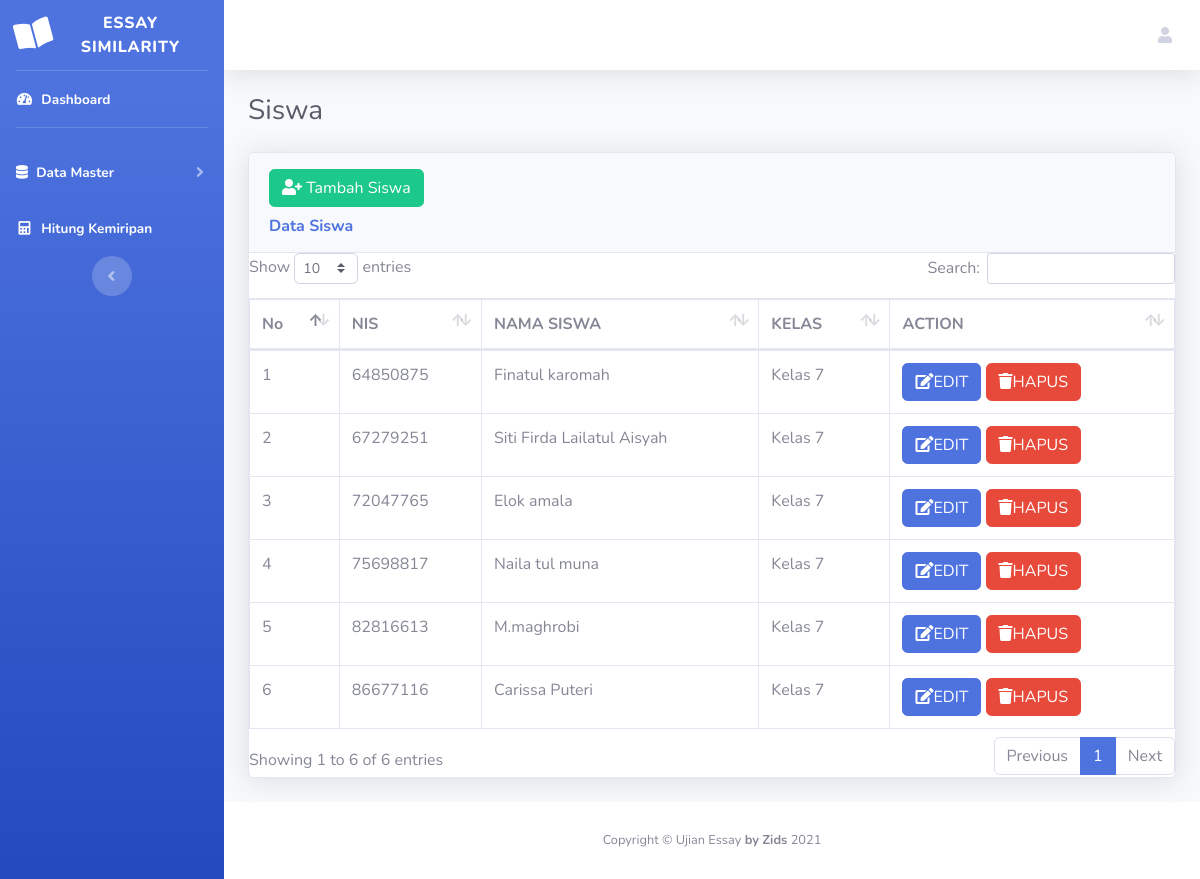
/siswa/siswa.php (signed in), run on the app's committed database.
### tables this page shows
CREATE TABLE `siswa` (
  `nis` int(10) NOT NULL,
  `nama_siswa` varchar(100) NOT NULL,
  `id_kelas` int(10) DEFAULT NULL
);

CREATE TABLE `kelas` (
  `id_kelas` int(10) NOT NULL,
  `nama_kelas` varchar(50) NOT NULL
);

### siswa/siswa.php (the view)
<?php
include("../koneksi/koneksi.php");
include("../head.php");
?>
<?php include("../body.php") ?>
<div class="container-fluid">
    <h1 class="h3 mb-4 text-gray-800">Siswa</h1>
    <div class="card shadow mb-4">
        <div class="card-header py-3">
            <a href="tambahsiswa.php"><button type="button" class="btn btn-success" style="margin-bottom: 10px;">
                    <i class="fa fa-user-plus"></i> Tambah Siswa</button></a>
            <h6 class="m-0 font-weight-bold text-primary">Data Siswa</h6>
        </div>
        <div class="table-responsive">
            <table class="table table-bordered" id="dataTable" width="100%" cellspacing="0">
                <thead>
                    <tr>
                        <th>No</th>
                        <th>NIS</th>
                        <th>NAMA SISWA</th>
                        <th>KELAS</th>
                        <th>ACTION</th>
                    </tr>
                </thead>
                <tbody>
                    <?php
                    $no = 1;
                    $data = mysqli_query($db, "SELECT * FROM siswa INNER JOIN kelas on siswa.id_kelas=kelas.id_kelas;");
                    while ($d = mysqli_fetch_array($data)) {
                    ?>
                        <tr>
                            <td><?php echo $no++; ?></td>
                            <td><?php echo $d['nis']; ?></td>
                            <td><?php echo $d['nama_siswa']; ?></td>
                            <td><?php echo $d['nama_kelas']; ?></td>
                            <td>
                                <a href="editsiswa.php?nis=<?php echo $d['nis']; ?>" class="btn btn-primary modal_edit">
                                    <i class="fa fa-edit"></i>EDIT</a>
                                <a href="hapussiswa.php?nis=<?php echo $d['nis']; ?>" onclick="javascript: return confirm('Anda yakin hapus ?')" class="btn btn-danger modal_delete">
                                    <i class="fa fa-trash"></i>HAPUS</a>
                            </td>
                        </tr>
                    <?php } ?>
                </tbody>
            </table>
        </div>
    </div>
</div>
<?php include("../foot.php") ?>

### head.php (shortened to what this page needs)
<!DOCTYPE html>
<html lang="en">
<head>
    <link href="../vendor/fontawesome-free/css/all.min.css" rel="stylesheet" type="text/css">
    <link href="../css/sb-admin-2.min.css" rel="stylesheet">
    <link href="../vendor/datatables/dataTables.bootstrap4.min.css" rel="stylesheet">

### body.php (shortened to what this page needs)
</head>
<body id="page-top">
    <div id="wrapper">
        <ul class="navbar-nav bg-gradient-primary sidebar sidebar-dark accordion" id="accordionSidebar">
            <a class="sidebar-brand d-flex align-items-center justify-content-center" href="../dashboard/index.php">
                <div class="sidebar-brand-icon rotate-n-15">
                    <i class="fas fa-book-open"></i>
                </div>
                <div class="sidebar-brand-text mx-3">Essay Similarity</div>
            </a>
            <hr class="sidebar-divider my-0">
            <li class="nav-item active">
                <a class="nav-link" href="../dashboard/index.php">
                    <i class="fas fa-fw fa-tachometer-alt"></i>
                    <span>Dashboard</span></a>
            </li>
            <hr class="sidebar-divider">
            <li class="nav-item active">
                <a class="nav-link collapsed" href="soal.php" data-toggle="collapse" data-target="#collapseUtilities" aria-expanded="true" aria-controls="collapseUtilities">
                    <i class="fas fa-database"></i>
                    <span>Data Master</span>
                </a>
            </li>
            <li class="nav-item active">
                <a class="nav-link" href="../textmining/index.php">
                    <i class="fas fa-fw fa-calculator"></i>
                    <span>Hitung Kemiripan</span></a>
            </li>
            <div class="text-center d-none d-md-inline">
                <button class="rounded-circle border-0" id="sidebarToggle"></button>
            </div>
        </ul>
        <div id="content-wrapper" class="d-flex flex-column">
            <div id="content">
                <nav class="navbar navbar-expand navbar-light bg-white topbar mb-4 static-top shadow">
                    <ul class="navbar-nav ml-auto">
                        <li class="nav-item dropdown no-arrow">
                            <a class="nav-link dropdown-toggle" href="#" id="userDropdown" role="button" data-toggle="dropdown" aria-haspopup="true" aria-expanded="false">
                                <i class="fas fa-user"></i>
                            </a>
                        </li>
                    </ul>
                </nav>

### foot.php (shortened to what this page needs)
</div>
<footer class="sticky-footer bg-white">
    <div class="container my-auto">
        <div class="copyright text-center my-auto">
            <span>Copyright &copy; Ujian Essay <b>by Zids</b> 2021</span>
        </div>
    </div>
</footer>
</div>
</div>
</body>
</html>

### data on the page
siswa: nis "64850875", nama_siswa "Finatul karomah", id_kelas.nama_kelas "Kelas 7"
siswa: nis "67279251", nama_siswa "Siti Firda Lailatul Aisyah", id_kelas.nama_kelas "Kelas 7"
siswa: nis "72047765", nama_siswa "Elok amala", id_kelas.nama_kelas "Kelas 7"
siswa: nis "75698817", nama_siswa "Naila tul muna", id_kelas.nama_kelas "Kelas 7"
siswa: nis "82816613", nama_siswa "M.maghrobi", id_kelas.nama_kelas "Kelas 7"
siswa: nis "86677116", nama_siswa "Carissa Puteri", id_kelas.nama_kelas "Kelas 7"
